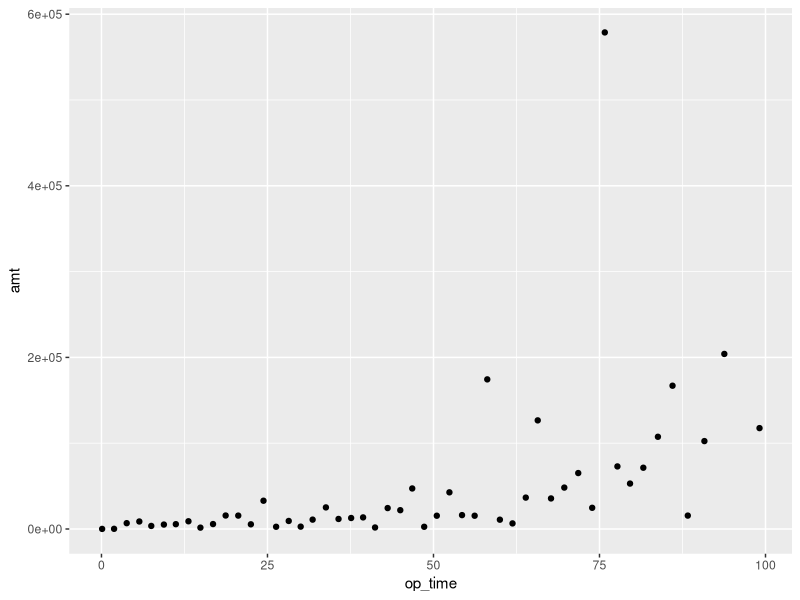
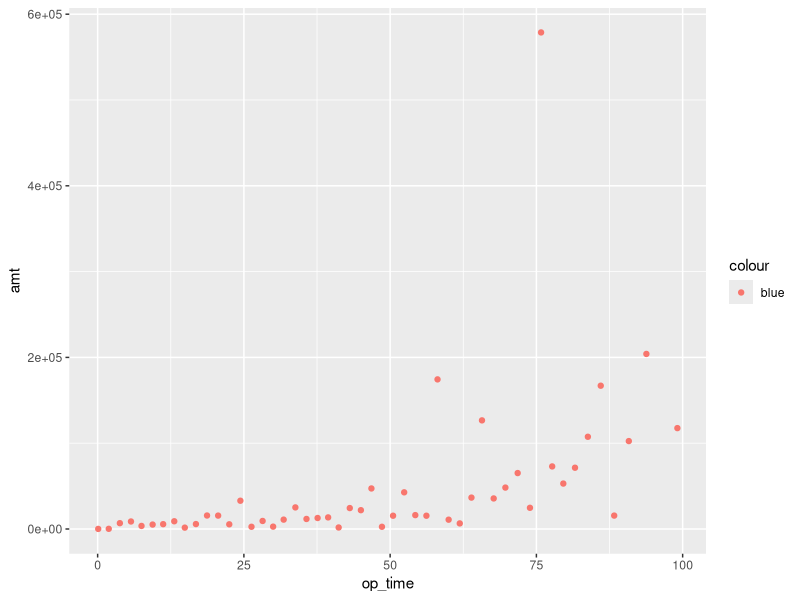
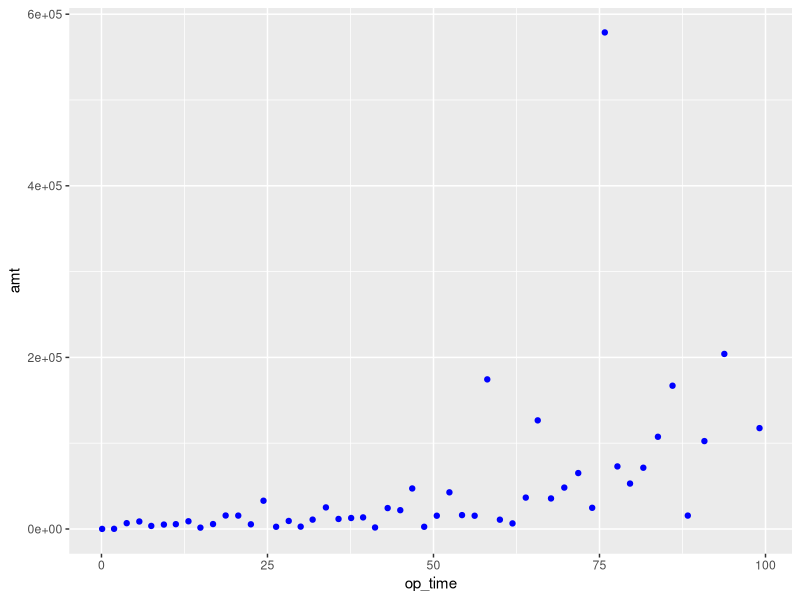
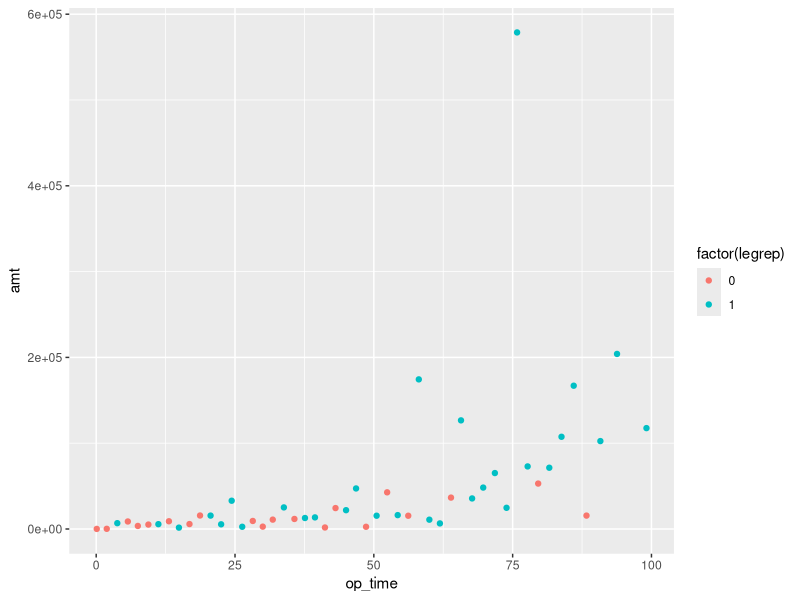
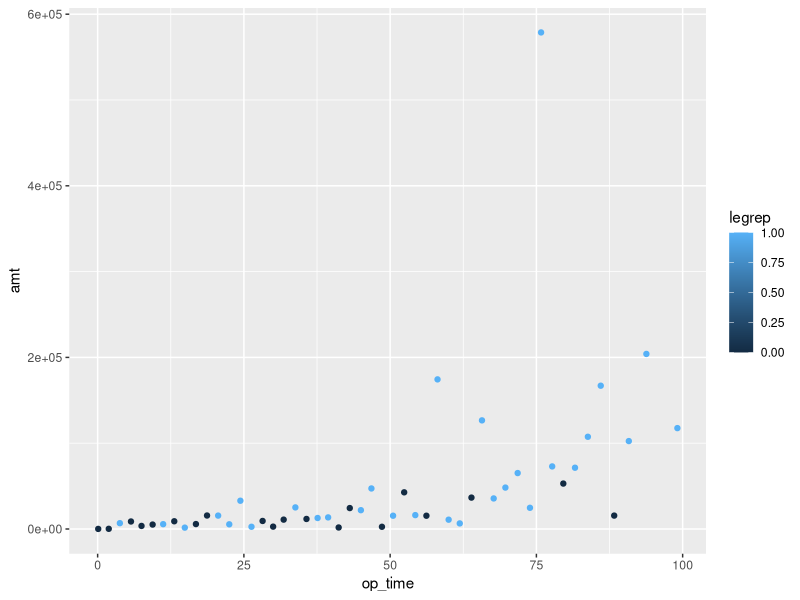
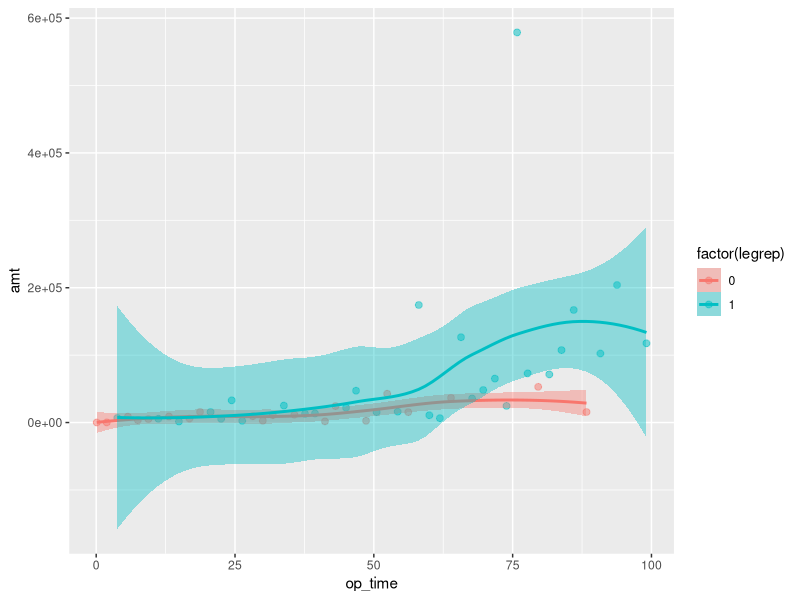
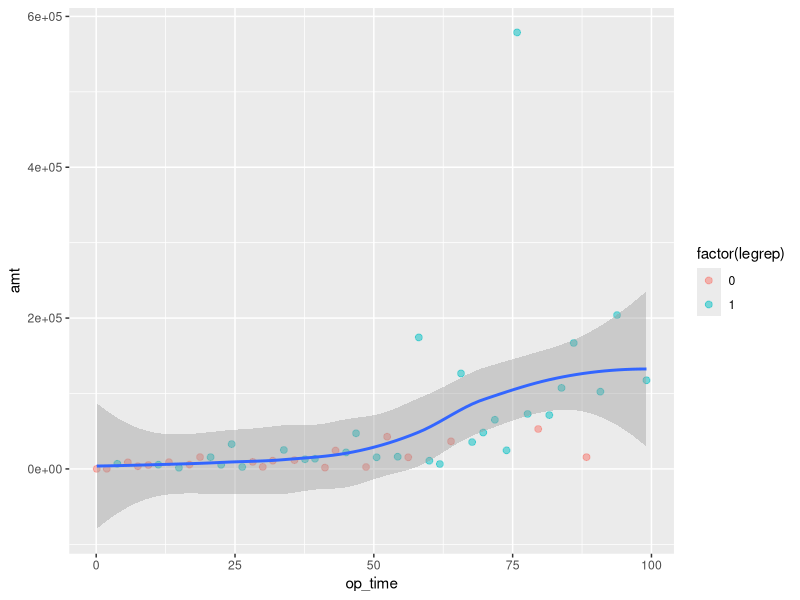
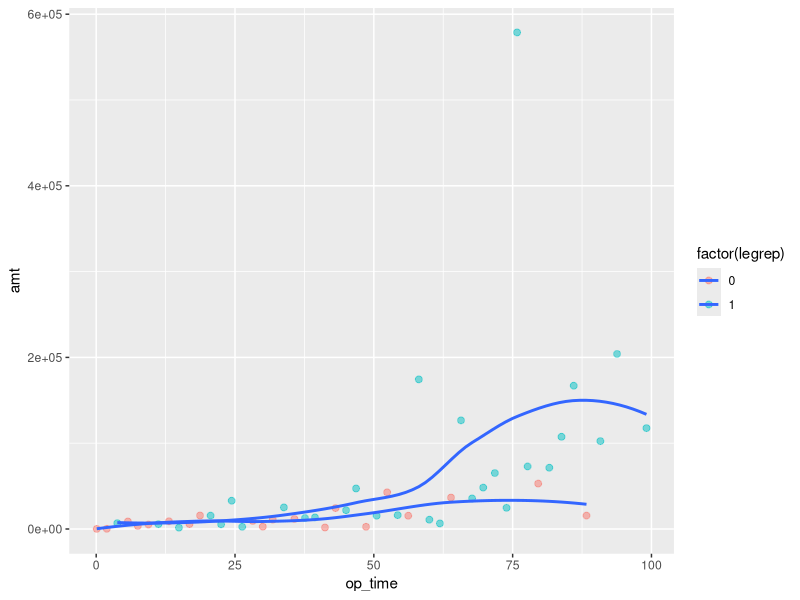

Reproduce these figures in R, in order.
## ---- chunk 1
# CHUNK 1
# Uncomment the next line the first time you use ggplot2
# install.packages("ggplot2")
library(ggplot2)
## ---- chunk 2
# CHUNK 2
persinj <- read.csv("persinj.csv")
# Take out a subset of 50 observations from the full data
persinj50 <- persinj[seq(1, nrow(persinj), length = 50), ]
## ---- chunk 3
# CHUNK 3
ggplot(data = persinj50, mapping = aes(x = op_time, y = amt)) +
  geom_point()
## ---- chunk 4
# CHUNK 4
# It is OK to suppress the names of the data and mapping arguments
# so long as they are supplied in order
ggplot(persinj50, aes(x = op_time, y = amt, color = "blue")) +
  geom_point()
## ---- chunk 5
# CHUNK 5
ggplot(persinj50, aes(x = op_time, y = amt)) +
  geom_point(color = "blue")
## ---- chunk 6
# CHUNK 6
ggplot(persinj50, aes(x = op_time, y = amt, color = factor(legrep))) +
  geom_point()
## ---- chunk 7
# CHUNK 7
ggplot(persinj50, aes(x = op_time, y = amt, color = legrep)) +
  geom_point()
## ---- chunk 8
# CHUNK 8
ggplot(persinj50, aes(x = op_time, y = amt,
                      color = factor(legrep), fill = factor(legrep))) +
  geom_point(size = 2, alpha = 0.5) +
  geom_smooth()
## ---- chunk 9
# CHUNK 9
ggplot(persinj50, aes(x = op_time, y = amt)) +
  geom_point(aes(color = factor(legrep)), size = 2, alpha = 0.5) +
  geom_smooth()
## ---- chunk 10
# CHUNK 10
ggplot(persinj50, aes(x = op_time, y = amt, fill = factor(legrep))) +
  geom_point(aes(color = factor(legrep)), size = 2, alpha = 0.5) +
  geom_smooth(se = FALSE)
## ---- chunk 11
# CHUNK 11
ggplot(persinj50, aes(x = op_time, y = amt)) +
  geom_point(aes(color = factor(legrep)), size = 2, alpha = 0.5) +
  geom_smooth(aes(fill = factor(legrep)))
## ---- chunk 12
# CHUNK 12
ggplot(persinj50, aes(x = op_time, y = amt)) +
  geom_point(size = 2, alpha = 0.5) +
  geom_smooth() +
  facet_wrap(~ legrep)  # Try to add scales = "free" to see what happens
## ---- chunk 13
# CHUNK 13
ggplot(persinj50, aes(x = op_time,
                      y = amt,
                      color = factor(legrep),
                      fill = factor(legrep))) +
  geom_point(size = 2, alpha = 0.5) +
  geom_smooth() +
  labs(title = "Personal Injury Dataset",
       x = "Operational Time",
       y = "Claim Amount") +
  coord_cartesian(ylim = c(-200000, 300000))
